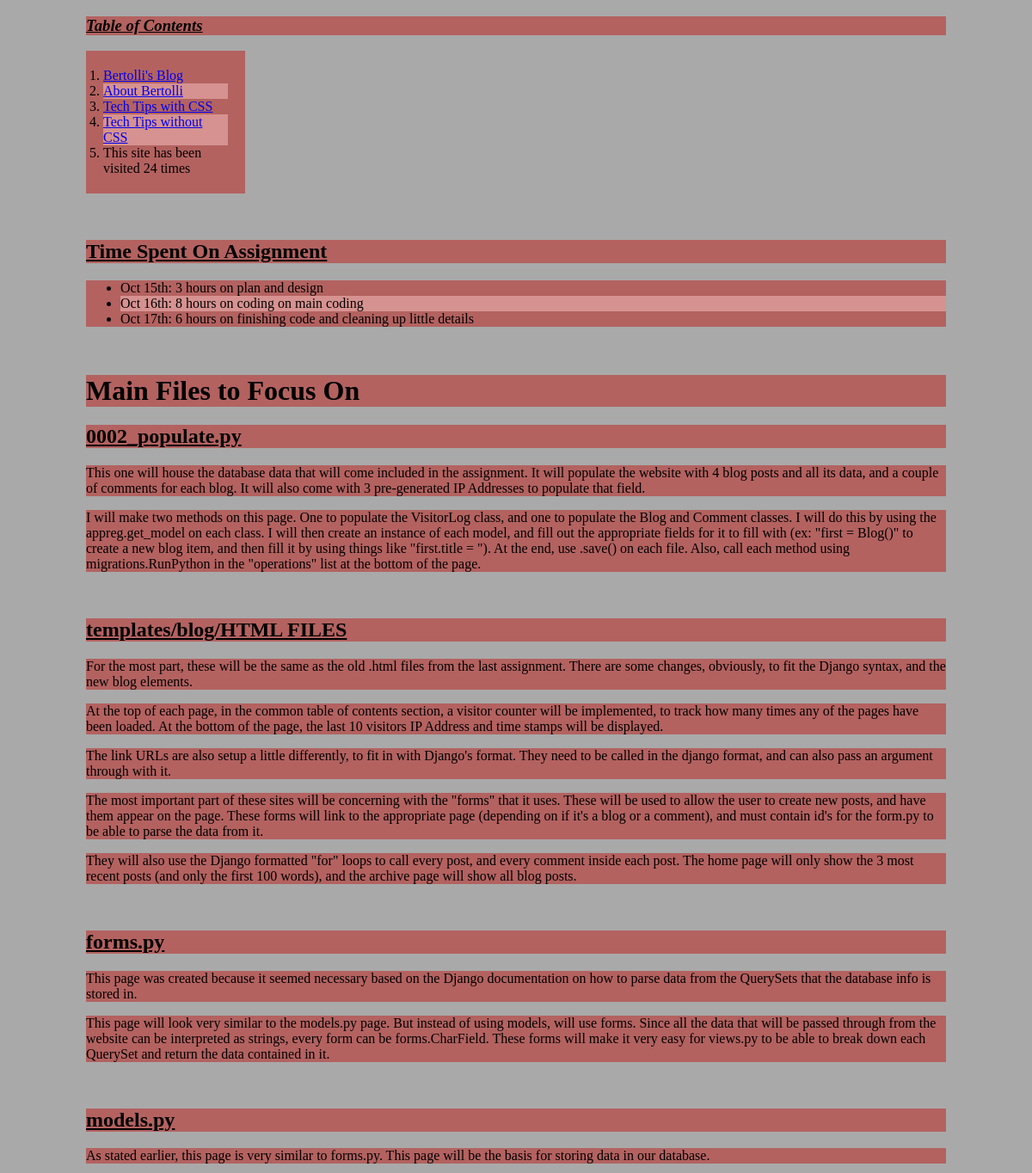
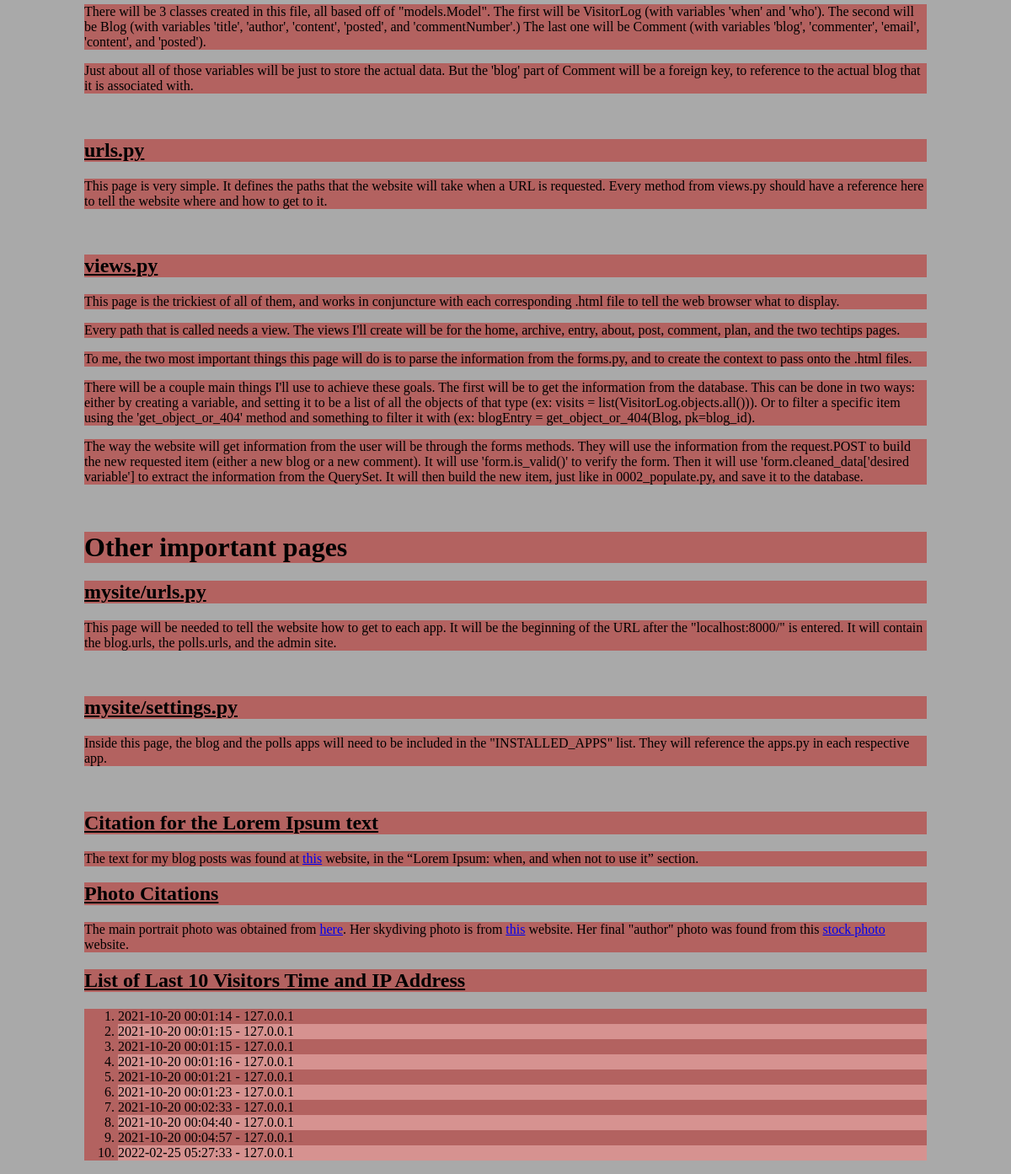
The app's page /blog/plan with its own data (2 pictures, top to bottom).
### blog/models.py (models this page shows)
class VisitorLog(models.Model):
    when = models.CharField(max_length=128, default=0)
    who = models.CharField(max_length=128)

### blog/views.py (the view)
# urls.py: path('plan', views.plan, name='plan')
def plan(request):
    visitor = VisitorLog()
    dateString = datetime.now()
    dateString = dateString.strftime("%Y-%m-%d %H:%M:%S")
    visitor.when = dateString
    visitor.who = request.META['REMOTE_ADDR']
    visitor.save()
    visits = list(VisitorLog.objects.all())
    visitsLen = len(visits)
    if len(visits) > 10:
        visits = visits[-10:]
    context = {'visits': visits,
               'visitsLen': visitsLen,}
    return render(request, 'blog/plan.html', context)

### blog/templates/blog/plan.html (shortened to what this page needs)
{% load static %}
<!DOCTYPE html>
<html lang="en">
<head>
    <link rel="stylesheet" href="{% static 'blog/style.css' %}">
</head>
<body>
    <div>
    <h3 class="tableFont"><u>Table of Contents</u></h3>
    <ol id="tableOfContents">
        <li class="tableColor"><a href="{% url 'blog:index' %}">Bertolli's Blog</a></li>
        <li class="tableColor"><a href="{% url 'blog:about' %}">About Bertolli</a></li>
        <li class="tableColor"><a href="{% url 'blog:techWithCSS' %}">Tech Tips with CSS</a></li>
        <li class="tableColor"><a href="{% url 'blog:techWithoutCSS' %}">Tech Tips without CSS</a></li>
        <li class="tableColor">This site has been visited {{visitsLen}} time{{visits | pluralize}}</li>
    </ol>
    <br>
    </div>
    <h2>Time Spent On Assignment</h2>
    <ul>
        <li>Oct 15th: 3 hours on plan and design</li>
        <li>Oct 16th: 8 hours on coding on main coding</li>
        <li>Oct 17th: 6 hours on finishing code and cleaning up little details</li>
    </ul>
    <br>
    <h1>Main Files to Focus On</h1>
    <h2>0002_populate.py</h2>
    <p>This one will house the database data that will come included in the assignment. It will populate the website with 4 blog posts and all its data, and a couple of comments for each blog. It will also come with 3 pre-generated IP Addresses to populate that field.</p>
    <p>I will make two methods on this page. One to populate the VisitorLog class, and one to populate the Blog and Comment classes. I will do this by using the appreg.get_model on each class. I will then create an instance of each model, and fill out the appropriate fields for it to fill with (ex: "first = Blog()" to create a new blog item, and then fill it by using things like "first.title = "). At the end, use .save() on each file. Also, call each method using migrations.RunPython in the "operations" list at the bottom of the page.</p>
    <br>
    <h2>templates/blog/HTML FILES</h2>
    <p>For the most part, these will be the same as the old .html files from the last assignment. There are some changes, obviously, to fit the Django syntax, and the new blog elements.</p>
    <p>At the top of each page, in the common table of contents section, a visitor counter will be implemented, to track how many times any of the pages have been loaded. At the bottom of the page, the last 10 visitors IP Address and time stamps will be displayed.</p>
    <p>The link URLs are also setup a little differently, to fit in with Django's format. They need to be called in the django format, and can also pass an argument through with it.</p>
    <p>The most important part of these sites will be concerning with the "forms" that it uses. These will be used to allow the user to create new posts, and have them appear on the page. These forms will link to the appropriate page (depending on if it's a blog or a comment), and must contain id's for the form.py to be able to parse the data from it.</p>
    <p>They will also use the Django formatted "for" loops to call every post, and every comment inside each post. The home page will only show the 3 most recent posts (and only the first 100 words), and the archive page will show all blog posts.</p>
    <br>
    <h2>forms.py</h2>
    <p>This page was created because it seemed necessary based on the Django documentation on how to parse data from the QuerySets that the database info is stored in.</p>
    <p>This page will look very similar to the models.py page. But instead of using models, will use forms. Since all the data that will be passed through from the website can be interpreted as strings, every form can be forms.CharField. These forms will make it very easy for views.py to be able to break down each QuerySet and return the data contained in it.</p>
    <br>
    <h2>models.py</h2>
    <p>As stated earlier, this page is very similar to forms.py. This page will be the basis for storing data in our database.</p>
    <p>There will be 3 classes created in this file, all based off of "models.Model". The first will be VisitorLog (with variables 'when' and 'who'). The second will be Blog (with variables 'title', 'author', 'content', 'posted', and 'commentNumber'.) The last one will be Comment (with variables 'blog', 'commenter', 'email', 'content', and 'posted').</p>
    <p>Just about all of those variables will be just to store the actual data. But the 'blog' part of Comment will be a foreign key, to reference to the actual blog that it is associated with.</p>
    <br>
    <h2>urls.py</h2>
    <p>This page is very simple. It defines the paths that the website will take when a URL is requested. Every method from views.py should have a reference here to tell the website where and how to get to it.</p>
    <br>
    <h2>views.py</h2>
    <p>This page is the trickiest of all of them, and works in conjuncture with each corresponding .html file to tell the web browser what to display.</p>
    <p>Every path that is called needs a view. The views I'll create will be for the home, archive, entry, about, post, comment, plan, and the two techtips pages.</p>
    <p>To me, the two most important things this page will do is to parse the information from the forms.py, and to create the context to pass onto the .html files.</p>
    <p>There will be a couple main things I'll use to achieve these goals. The first will be to get the information from the database. This can be done in two ways: either by creating a variable, and setting it to be a list of all the objects of that type (ex: visits = list(VisitorLog.objects.all())). Or to filter a specific item using the 'get_object_or_404' method and something to filter it with (ex: blogEntry = get_object_or_404(Blog, pk=blog_id).</p>
    <p>The way the website will get information from the user will be through the forms methods. They will use the information from the request.POST to build the new requested item (either a new blog or a new comment). It will use 'form.is_valid()' to verify the form. Then it will use 'form.cleaned_data['desired variable'] to extract the information from the QuerySet. It will then build the new item, just like in 0002_populate.py, and save it to the database.</p>
    <br>
    <h1>Other important pages</h1>
    <h2>mysite/urls.py</h2>
    <p>This page will be needed to tell the website how to get to each app. It will be the beginning of the URL after the "localhost:8000/" is entered. It will contain the blog.urls, the polls.urls, and the admin site.</p>
    <br>
    <h2>mysite/settings.py</h2>
    <p>Inside this page, the blog and the polls apps will need to be included in the "INSTALLED_APPS" list. They will reference the apps.py in each respective app.</p>
    <br>
    <h2>Citation for the Lorem Ipsum text</h2>
    <p>The text for my blog posts was found at <a href="https://generator.lorem-ipsum.info/">this</a> website, in the
        <q>Lorem Ipsum: when, and when not to use it</q> section.</p>
    <h2>Photo Citations</h2>
    <p>The main portrait photo was obtained from <a href="https://stock.adobe.com/sk/search/images?k=funny+old+lady">
        here</a>. Her skydiving photo is from
        <a href="https://wisconsinskydivingcenter.com/blog/skydiving-age-limit-too-old-to-skydive/">this</a> website.
        Her final "author" photo was found from this
        <a href="https://media.istockphoto.com/photos/old-lady-doesnt-understand-laptop-picture-id542304950?k=20&m=542304950&s=170667a&w=0&h=3OZfu1_dRJ6-1rFHzGb0MPTx-9PUfWyvM1Ww7l0T2Oc=">
        stock photo</a> website.</p>
    {% if visits %}
    <div>
        <h2>List of Last {{visits | length }} Visitor{{visits | pluralize}} Time and IP Address</h2>
        <ol>
            {% for visitor in visits %}
                <li>{{visitor.when}} - {{visitor.who}}</li>
            {% endfor %}
        </ol>
    </div>
    {% endif %}
</body>
</html>

### blog/static/blog/style.css (style rules this page uses)
p { background-color: #b36260; }
body { background-color: darkgrey; margin-left: 100px; margin-right: 100px; font-family: Calibri, serif; }
#tableOfContents { background-color: #b36260; width: 145px; padding: 20px; }
li:nth-child(2n) { background-color: #d69290; }
h1 { background-color: #b36260; }
h2, h3 { background-color: #b36260; text-decoration: underline; }
ul { background-color: #b36260; }
.tableFont { font-style: italic; }
ol { background-color: #b36260; }

### records on screen
VisitorLog: when "2021-10-20 00:01:14", who "127.0.0.1"
VisitorLog: when "2021-10-20 00:01:15", who "127.0.0.1"
VisitorLog: when "2021-10-20 00:01:15", who "127.0.0.1"
VisitorLog: when "2021-10-20 00:01:16", who "127.0.0.1"
VisitorLog: when "2021-10-20 00:01:21", who "127.0.0.1"
VisitorLog: when "2021-10-20 00:01:23", who "127.0.0.1"
VisitorLog: when "2021-10-20 00:02:33", who "127.0.0.1"
VisitorLog: when "2021-10-20 00:04:40", who "127.0.0.1"
VisitorLog: when "2021-10-20 00:04:57", who "127.0.0.1"

### other values on screen
{{ visitsLen }} "24"
{{ visits | pluralize }} "s"
{{ visits | length }} "10"
